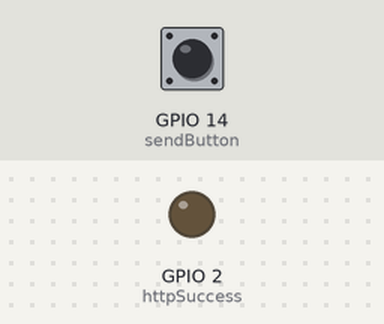
Bench run of a sketch on a simulated ESP32. On the bench: output pins drawn as LEDs (lit = HIGH). Inputs (shaded band) come from the test bench; at power-on: GPIO 14 (sendButton) LOW. WiFi joins after 1.5 s; servers stay silent unless stated; uploads are accepted with an empty reply; the camera gives no picture; what the sketch prints to the serial monitor is not drawn.

Above: at 3.0 s.
3.1 s: GPIO 14 (sendButton) pulled HIGH for 0.15 s
At 4.0 s:
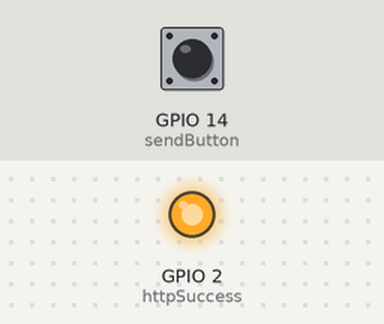
6.2 s: GPIO 14 (sendButton) pulled HIGH for 1 s
At 11.4 s:
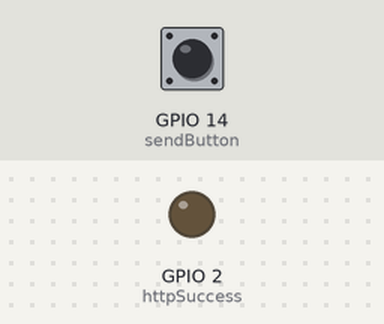
Timing chart, 0 to 12.9 s (numbered marks = the images above; inputs shaded):
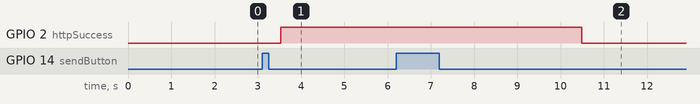

The sketch:

esp32cam.ino
```cpp
/*
  author: Dario Arias

*/

// adding comment to test git configuration

#include <Arduino.h>
#include <WiFi.h>
#include "soc/soc.h"
#include "soc/rtc_cntl_reg.h"
#include "esp_camera.h"

const char* ssid = "LaKsitaGuests_2.4";
const char* password = "AnitaLavaLaTina";

String serverName = "54.158.179.94";   // REPLACE WITH YOUR Raspberry Pi IP ADDRESS
//String serverName = "example.com";   // OR REPLACE WITH YOUR DOMAIN NAME

String serverPath = "/logs";     // The default serverPath should be upload.php

String deviceId = "2121";

const int serverPort = 80;
const int httpSuccess = 2;
const int sendButton = 14;

WiFiClient client;

// CAMERA_MODEL_AI_THINKER
#define PWDN_GPIO_NUM     32
#define RESET_GPIO_NUM    -1
#define XCLK_GPIO_NUM      0
#define SIOD_GPIO_NUM     26
#define SIOC_GPIO_NUM     27

#define Y9_GPIO_NUM       35
#define Y8_GPIO_NUM       34
#define Y7_GPIO_NUM       39
#define Y6_GPIO_NUM       36
#define Y5_GPIO_NUM       21
#define Y4_GPIO_NUM       19
#define Y3_GPIO_NUM       18
#define Y2_GPIO_NUM        5
#define VSYNC_GPIO_NUM    25
#define HREF_GPIO_NUM     23
#define PCLK_GPIO_NUM     22

const int timerInterval = 3000;    // time between each HTTP POST image
unsigned long previousMillis = 0;   // last time image was sent

void setup() {
  WRITE_PERI_REG(RTC_CNTL_BROWN_OUT_REG, 0);
  Serial.begin(115200);

  WiFi.mode(WIFI_STA);
   Serial.println();
   Serial.print("Connecting to ");
   Serial.println(ssid);
  WiFi.begin(ssid, password);
  while (WiFi.status() != WL_CONNECTED) {
     Serial.print(".");
    delay(500);
  }
   Serial.println();
   Serial.print("ESP32-CAM IP Address: ");
   Serial.println(WiFi.localIP());

  camera_config_t config;
  config.ledc_channel = LEDC_CHANNEL_0;
  config.ledc_timer = LEDC_TIMER_0;
  config.pin_d0 = Y2_GPIO_NUM;
  config.pin_d1 = Y3_GPIO_NUM;
  config.pin_d2 = Y4_GPIO_NUM;
  config.pin_d3 = Y5_GPIO_NUM;
  config.pin_d4 = Y6_GPIO_NUM;
  config.pin_d5 = Y7_GPIO_NUM;
  config.pin_d6 = Y8_GPIO_NUM;
  config.pin_d7 = Y9_GPIO_NUM;
  config.pin_xclk = XCLK_GPIO_NUM;
  config.pin_pclk = PCLK_GPIO_NUM;
  config.pin_vsync = VSYNC_GPIO_NUM;
  config.pin_href = HREF_GPIO_NUM;
  config.pin_sscb_sda = SIOD_GPIO_NUM;
  config.pin_sscb_scl = SIOC_GPIO_NUM;
  config.pin_pwdn = PWDN_GPIO_NUM;
  config.pin_reset = RESET_GPIO_NUM;
  config.xclk_freq_hz = 20000000;
  config.pixel_format = PIXFORMAT_JPEG;

  // init with high specs to pre-allocate larger buffers
  if(psramFound()){
    config.frame_size = FRAMESIZE_SVGA;
    config.jpeg_quality = 10;  //0-63 lower number means higher quality
    config.fb_count = 2;
  } else {
    config.frame_size = FRAMESIZE_CIF;
    config.jpeg_quality = 12;  //0-63 lower number means higher quality
    config.fb_count = 1;
  }

  // camera init
  esp_err_t err = esp_camera_init(&config);
  if (err != ESP_OK) {
     Serial.printf("Camera init failed with error 0x%x", err);
    delay(1000);
    ESP.restart();
  }

  pinMode(sendButton, INPUT);

  pinMode(httpSuccess, OUTPUT);
  digitalWrite(httpSuccess, LOW);

//  sendPhoto();
}

void loop() {
  // TODO send a photo when a button is pressed
  unsigned long currentMillis = millis();
  int buttonState = digitalRead(sendButton);

  if (currentMillis - previousMillis >= timerInterval) {
    digitalWrite(httpSuccess, LOW);
    previousMillis = currentMillis;
  }

  if(buttonState) {
    Serial.println("\nSending photo");
    sendPhoto();
    buttonState = 0;
  }

}

String sendPhoto() {
  String getAll;
  String getBody;

  camera_fb_t * fb = NULL;
  fb = esp_camera_fb_get();
  if(!fb) {
     Serial.println("Camera capture failed");
    delay(1000);
    ESP.restart();
  }

   Serial.println("Connecting to server: " + serverName);

  if (client.connect(serverName.c_str(), serverPort)) {
     Serial.println("Connection successful!");
    String head = "--IOTobjectCounter\r\nContent-Disposition: form-data; name=\"name\"; filename=\"esp32-cam.jpg\"\r\nContent-Type: image/jpeg\r\n\r\n";
    String tail = "\r\n--IOTobjectCounter--\r\n";

    uint32_t imageLen = fb->len;
    uint32_t extraLen = head.length() + tail.length();
    uint32_t totalLen = imageLen + extraLen;

    client.println("POST " + serverPath + " HTTP/1.1");
    client.println("Host: " + serverName);
    client.println("x-device-id: " + deviceId);
    client.println("Content-Length: " + String(totalLen));
    client.println("Content-Type: multipart/form-data; boundary=IOTobjectCounter");
    client.println();
    client.print(head);


    uint8_t *fbBuf = fb->buf;
    size_t fbLen = fb->len;

    // data
    for (size_t n = 0; n < fbLen; n += 1024) {
      if (n + 1024 < fbLen) {
        client.write(fbBuf, 1024);
        fbBuf += 1024;
      }
      else if (fbLen % 1024 > 0) {
        size_t remainder = fbLen % 1024;
        client.write(fbBuf, remainder);
      }
    }

    client.print(tail);

    // simple get request.
//    client.println("GET /statusz HTTP/1.1");
//    client.println("Host: " + serverName);
//    client.println();

     Serial.println("Request completed");

    esp_camera_fb_return(fb);

    int timoutTimer = 10000;
    long startTimer = millis();
    boolean state = false;
    boolean charsRead = false;

    while ((startTimer + timoutTimer) > millis()) {
       Serial.print(".");
      delay(100);

      // while there are available chars
      while (client.available()) {
        char c = client.read();
        if (c == '\n') {
          if (getAll.length() == 0) {
            state = true;
          }
          getAll = "";
        }
        else if (c != '\r') {
          getAll += String(c);
        }

        if (state) {
          getBody += String(c);
        }

        startTimer = millis();
      }

      // if you read all characters don't try again.
      if (getBody.length() > 0) {
        charsRead = true;
        break;
      }
    }

    // TODO
    // Turn a led when the message is sent succesfully
    if(!charsRead) {
      Serial.println("\nClient response timeout");
      digitalWrite(httpSuccess, LOW);
    }
    else {
      Serial.println();
      client.stop();
      Serial.println(getBody + '\n');
      digitalWrite(httpSuccess, HIGH);
      previousMillis = millis();
    }

  }
  else {
    getBody = "Connection to " + serverName +  " failed.";
     Serial.println(getBody);

  }
  return getBody;
}
```

Measured:
- after the input at 3.1 s, GPIO 2 (httpSuccess): LOW → HIGH after 0.43 s
- after the input at 6.2 s, GPIO 2 (httpSuccess): HIGH → LOW after 4.3 s instead of 0.33 s
